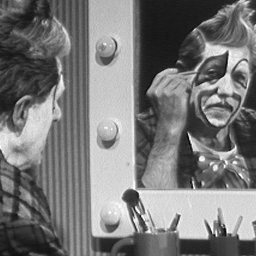
//> input picture data/cln1.bmp, 256 x 256 px
$ ./Lab_2   (built with g++ and OpenCV 4)
//> lines starting //> are read from the running program, lines starting //| are printed output that depends on the picture; after the words box and inside, x2 and y2 are one past the last pixel; in counts of white or black regions, pixels touching at a corner belong together
### Lab2/functions.h
//Comment the following line to use the C interface, uncomment to use the c++ interface
#define OPENCV_CPP_INTERFACE

#ifndef OPENCV_CPP_INTERFACE
#include "opencv/cv.h"
#include "opencv/highgui.h"
#else
#include "opencv2/opencv.hpp"
#endif

#include <cstdio>
#include <math.h>

#ifndef OPENCV_CPP_INTERFACE
//C interface function definition
void buildHistogram(IplImage * input,unsigned int * histogram);
void resetHistogram(unsigned int * histogram);
void visualizeHistogram(unsigned int * histogram);
void linearContrastStretch(IplImage * input, IplImage * output);
void gammaCorrection(IplImage * input, IplImage * output, double r);
void imageEqualization(IplImage * input, IplImage * output, unsigned int*histogram);
void convolution(IplImage * input, IplImage * output, float * kernel, int kernel_side);
#else
//C++ interface funciton definition
void buildHistogram(const cv::Mat & input, std::vector<unsigned int> & histogram);
void visualizeHistogram(const std::vector<unsigned int> & histogram);
void linearContrastStretch(const cv::Mat & input, cv::Mat & output);
void gammaCorrection(const cv::Mat & input, cv::Mat & output, const double r);
void imageEqualization(const cv::Mat & input, cv::Mat & output, std::vector<unsigned int> & histogram);
void convolution(const cv::Mat & input, cv::Mat & output, std::vector<float> & kernel, int kernel_side);
#endif

### Lab2/functions.cpp
#include "functions.h"
#ifndef OPENCV_CPP_INTERFACE
//C Interface Function implementation
void resetHistogram(unsigned int * histogram){
	for (int i = 0; i<256; i++)
		histogram[i] = 0;
}

void visualizeHistogram(unsigned int * histogram){
	int outMargin = 20;
	int binw = 4;
	int binh = 3;
	int wout = (255 * binw) + (outMargin * 2);
	int hout = (100 * binh) + (outMargin * 2);
	CvSize size;
	size.width = wout;
	size.height = hout;
	IplImage * image_out = cvCreateImage(size, IPL_DEPTH_8U, 3);
	//draw output
	cvSet(image_out, CV_RGB(255, 255, 255));
	//draw axes
	CvPoint pt1, pt2;
	int thickness = 1;
	pt1.x = outMargin;
	pt1.y = outMargin;
	pt2.x = outMargin;
	pt2.y = hout - outMargin;
	cvLine(image_out, pt1, pt2, CV_RGB(0, 0, 0), thickness);
	pt1.x = wout - outMargin;
	pt1.y = hout - outMargin;
	cvLine(image_out, pt1, pt2, CV_RGB(0, 0, 0), thickness);

	//draw histo
	thickness = CV_FILLED;
	unsigned int max = 0;
	for (int i = 0; i<255; i++){
		if (histogram[i]>max)max = histogram[i];
	}
	for (int i = 0; i<255; i++){
		if (histogram[i]>0){
			pt1.x = outMargin + (i*binw);
			pt1.y = hout - outMargin;
			pt2.x = pt1.x + binw;
			pt2.y = pt1.y - ((histogram[i] * 100 / max)*binh);
			cvRectangle(image_out, pt1, pt2, CV_RGB(255 - i, i / 3, i), thickness);
		}
	}

	//font init
	CvFont font;
	cvInitFont(&font, CV_FONT_HERSHEY_DUPLEX, 0.5f, 0.5f, 0, 2);
	pt1.x = outMargin;
	pt1.y = hout - (outMargin / 2);
	cvPutText(image_out, "0", pt1, &font, CV_RGB(0, 0, 0));
	pt1.x = wout - (1.5*outMargin);
	cvPutText(image_out, "255", pt1, &font, CV_RGB(0, 0, 0));

	//output visualization
	cvShowImage("Histogram", image_out);
	printf("Press any key to continue...\n");
	cvWaitKey();
	cvReleaseImage(&image_out);
	cvDestroyWindow("Histogram");
	return;
}


//TO DO for EXERCISE 0
void buildHistogram(IplImage * input, unsigned int * histogram){
	//====================EXERCISE 0========================
	//read the value of each pixel in the input image and increment by 1 the corresponding histogram bin
	//e.g. pixelvalue = 126 ---> histogram[126] = histogram[126]+1
}


//TO DO for EXERCISE 1
void linearContrastStretch(IplImage * input, IplImage * output){
	//====================EXERCISE 1=========================
	//find max and min pixel value in input
	//set each pixel in output following the formulation on the slide
}

//TO DO for EXERCISE 2
void gammaCorrection(IplImage * input, IplImage * output, double r){
	//====================EXERCISE 2=========================
	//set each pixel in output following the formulation on the slide
}

//TO DO for EXERCISE 3
void imageEqualization(IplImage * input, IplImage * output, unsigned int*histogram){
	//====================EXERCISE 3==========================
	//implement histogram equalization following the formulation on the slide

}

//TO DO for EXERCISE 4
void convolution(IplImage * input, IplImage * output, float * kernel, int kernel_side){
	//=====================EXERCISE 4==========================
	//apply the convolutional operation on each pixel of input using the passed kernel, save the result in output
}
#else
//C++ interface function definition
void visualizeHistogram(const std::vector<unsigned int> & histogram){
	int outMargin = 30;
	int binw = 4;
	int binh = 3;
	int wout = (255 * binw) + (outMargin * 2);
	int hout = (100 * binh) + (outMargin * 2) ;
	cv::Size size;
	size.width = wout;
	size.height = hout;
	cv::Mat image_out = cv::Mat(size, CV_8UC3);
	image_out = cv::Scalar(255, 255, 255);

	//draw axes
	cv::line(image_out, cv::Point(outMargin, outMargin), cv::Point(outMargin, hout - outMargin), cv::Scalar(0, 0, 0), 2);
	cv::line(image_out, cv::Point(wout - outMargin, hout - outMargin), cv::Point(outMargin, hout - outMargin), cv::Scalar(0, 0, 0), 2);

	//draw histogram bin
	unsigned int max = 0;
	for (int i = 0; i<255; i++){
		if (histogram[i]>max)max = histogram[i];
	}
	for (int i = 0; i < 256; i++) {
		if (histogram[i] > 0){
			cv::Point pt1(outMargin + (i*binw), hout - outMargin);
			cv::Point pt2(pt1.x + binw, pt1.y - ((histogram[i] * 100 / max)*binh));
			cv::rectangle(image_out, pt1, pt2, cv::Scalar(255 - i, i / 3, i), CV_FILLED);
		}
	}

	//add notes
	std::string left = "0";
	std::string right = "255";
	cv::putText(image_out, left, cv::Point(outMargin, hout - (outMargin / 2)), cv::FONT_HERSHEY_SIMPLEX, 0.5, cv::Scalar(0, 0, 0), 2);
	cv::putText(image_out, right, cv::Point(wout - (1.5*outMargin), hout - (outMargin / 2)), cv::FONT_HERSHEY_SIMPLEX, 0.5, cv::Scalar(0, 0, 0), 2);

	cv::imshow("histogram", image_out);
	std::cout << "Press any key to continue..." << std::endl;
	cv::waitKey();
	cv::destroyWindow("histogram");
}

//TO DO for EXERCISE 0
void buildHistogram(const cv::Mat& input, std::vector<unsigned int> & histogram){
	//====================EXERCISE 0========================
	//read the value of each pixel in the input image and increment by 1 the corresponding histogram cell
	//e.g. pixelvalue = 126 ---> histogram[126] = histogram[126]+1
	unsigned int pixelvalue;
	for(int x = 0; x < input.rows ; x++) {
	 for(int y = 0; y < input.cols ; y++) {
		 //printf("R: %d C: %d \n", x, y);
		 pixelvalue =input.at<uchar>(x,y);
		 //std::cout << pixelvalue << std::endl;
		 histogram[pixelvalue] ++;
	 }
	}
}

//TO DO for EXERCISE 1
void linearContrastStretch(const cv::Mat & input, cv::Mat & output){
	//====================EXERCISE 1=========================
	//find max and min pixel value in input
	//set each pixel in output following the formulation on the slide
	int max= input.at<uchar>(0,0),min=input.at<uchar>(0,0);
	for(int x = 0; x < input.rows ; x++) {
	 for(int y = 0; y < input.cols ; y++) {
		 if( max < (input.at<uchar>(x,y)))
			 max=input.at<uchar>(x,y);
		 if( min > (input.at<uchar>(x,y)))
			 min=input.at<uchar>(x,y);
	 }
	}
	for(int x = 0; x < input.rows ; x++) {
	 for(int y = 0; y < input.cols ; y++) {
		 output.at<uchar>(x,y)=(255*(input.at<uchar>(x,y)-min))/(max-min);
	 }
	}
}

//TO DO for EXERCISE 2
// [59 lines left out: functions gammaCorrection, imageEqualization, convolution, not called in this run]

#endif

### Lab2/Lab_2.cpp
#include "functions.h"

int main(int argc, char*argv[]){
#ifndef OPENCV_CPP_INTERFACE
	printf("*************************************************\n");
	printf("**                Histograms                   **\n");
	printf("*************************************************\n");

	//set in img_path the path to the image that you want to load
	char* imgPath= "../../data/pum1dim1.bmp";
	IplImage * source_image = 0;

	printf("Tryiing to open: %s\n", imgPath);
	source_image = cvLoadImage(imgPath,CV_LOAD_IMAGE_GRAYSCALE);

	//Check if the image is properly laoded
	if (source_image == NULL){
		printf("Unable to load image with file path: %s\n", imgPath);
		printf( "Ending execution..." );
		return 0;
	}

	//Show the original image and print some information
	cvShowImage("original", source_image);
	printf("Image %s succesfully loaded\n", imgPath);
	printf("Dimension: %dX%d\n",source_image->width, source_image->height);
	printf("Number of channels: %d\n", source_image->nChannels);
	printf("Step: %d\n", source_image->widthStep);
	printf("==========================================\n");

	//====================EXERCISE 0=================================
	//Create a vector of 256 elements initialized at zero to handle the image histogram
	printf("Going to build image histogram...\n");
	unsigned int histogram[256];
	resetHistogram(histogram);
	buildHistogram(source_image, histogram);
	//===============================================================

	//show the histogram created
	visualizeHistogram(histogram);

	bool exit = false;
	while (!exit){
		int choice = 0;
		printf("\nWhat do you want to do: 1)linear contrast stretch 2)gamma correction 3)equalization 4)convolution 5)exit\n");
		printf("Enter you choice: ");
		scanf("%d", &choice);

		if (choice == 1){
			//==========================EXERCISE 1==========================
			//Apply linear contrast stretch
			printf( "Going to apply linear contrast stretch...\n");
			IplImage * linear_constrast = cvCreateImage(cvGetSize(source_image), source_image->depth, source_image->nChannels);
			linearContrastStretch(source_image, linear_constrast);
			//==============================================================

			//Show strectched image
			cvShowImage("Linear Contrast Stretch", linear_constrast);
			unsigned int linear_histogram[256];
			resetHistogram(linear_histogram);
			buildHistogram(linear_constrast, linear_histogram);
			visualizeHistogram(linear_histogram);
			cvDestroyWindow("Linear Contrast Stretch");
		}
		else if (choice == 2){
			//==========================EXERCISE 2==========================
			//Apply gamma correction
			printf("Going to apply gamma correction...\n");
			double r = 0.5;
			IplImage * gamma_corrected = cvCreateImage(cvGetSize(source_image), source_image->depth, source_image->nChannels);
			gammaCorrection(source_image, gamma_corrected, r);
			//==============================================================

			//Show gamma corrected image
			cvShowImage("Gamma corrected", gamma_corrected);
			unsigned int gamma_histogram[256];
			resetHistogram(gamma_histogram);
			buildHistogram(gamma_corrected, gamma_histogram);
			visualizeHistogram(gamma_histogram);
			cvDestroyWindow("Gamma corrected");
		}
		else if (choice == 3){
			//==========================EXERCISE 3==========================
			//Apply histogram equalization
			printf("Going to apply histogram equalization...\n");
			IplImage * equalized = cvCreateImage(cvGetSize(source_image), source_image->depth, source_image->nChannels);
			imageEqualization(source_image, equalized, histogram);
			//==============================================================

			//Show equalized image
			cvShowImage("Equalized", equalized);
			unsigned int equalized_histogram[256];
			resetHistogram(equalized_histogram);
			buildHistogram(equalized, equalized_histogram);
			visualizeHistogram(equalized_histogram);
			cvDestroyWindow("Equalized");
		}
		else if (choice == 4){
			//==========================EXERCISE 4==========================
			//Apply convolutional kernel
			printf("Going to apply histogram equalization...\n");
			IplImage * convolved = cvCreateImage(cvGetSize(source_image), source_image->depth, source_image->nChannels);
			int kernel_side = 3;
			//uncomment only one of the two kernel at time
			float kernel[9] = { 1/16.0, 2/16.0, 1/16.0, 2/16.0, 4/16.0, 2/16.0, 1/16.0, 2/16.0, 1/16.0 };
			//float kernel[9] = { 0, 1, 0, 1, -4, 1, 0, 1, 0 };
			convolution(source_image, convolved, kernel,kernel_side);
			//==============================================================

			//Show convolved image
			cvShowImage("convolved", convolved);
			unsigned int convolved_histogram[256];
			resetHistogram(convolved_histogram);
			buildHistogram(convolved, convolved_histogram);
			visualizeHistogram(convolved_histogram);
			cvDestroyWindow("convolved");
		}
		else if (choice == 5){
			exit = true;
		} else {
			printf("Unrecognized Option...\n");
		}
	}
	printf("Bye Bye...");
#else
	std::cout << "*************************************************" << std::endl;
	std::cout << "**                Histograms                   **" << std::endl;
	std::cout << "*************************************************" << std::endl;

	//set in img_path the path to the image that you want to load
	std::string img_path = "../../data/cln1.bmp";
	std::cout << "Trying to open: '" << img_path << "'..." << std::endl;

	//load source image
	cv::Mat source_image = cv::imread(img_path, CV_LOAD_IMAGE_GRAYSCALE);
//> source_image is the input picture: 256 rows x 256 cols, CV_8UC1; min 3, max 255, mean 120.3

	//Check if the image is properly loaded
	if (source_image.data == NULL){
		std::cout << "Unable to load image with file path: " << img_path << std::endl;
		std::cout << "Ending execution..." << std::endl;
		return 0;
	}

	//Show the original image and print some information
	cv::imshow("original", source_image);
	std::cout << "Image " << img_path << " succesfully loaded." << std::endl;
	std::cout << "Dimension: " << source_image.cols << "X" << source_image.rows << std::endl;
//| Dimension: 256X256
	std::cout << "Number of Channels: " << source_image.channels() << std::endl;
//| Number of Channels: 1
	std::cout << "Step: " << source_image.step << std::endl;
//| Step: 256
	std::cout << "===========================================" << std::endl;

	//====================EXERCISE 0=================================
	//Create a vector of 256 elements initialized at zero to handle the image histogram
	std::cout << "Going to build image histogram..." << std::endl;
	std::vector<unsigned int> histogram(256, 0);
	buildHistogram(source_image, histogram);
//> the loop in buildHistogram, `for(int x = 0; x < input.rows ; x++)` made 256 passes
//> pixelvalue on passes 1 to 3: 45, 47, 47
//> after the loop in buildHistogram, `for(int x = 0; x < input.rows ; x++)`: pixelvalue = 59; histogram = 256 values, max 721 at index 27, min 0 at index 0, mean 256
	//===============================================================

	//show the histogram created
	visualizeHistogram(histogram);
//> in visualizeHistogram, `cv::line(image_out, cv::Point(outMargin, outMargin), cv::Point(outMarg..`:
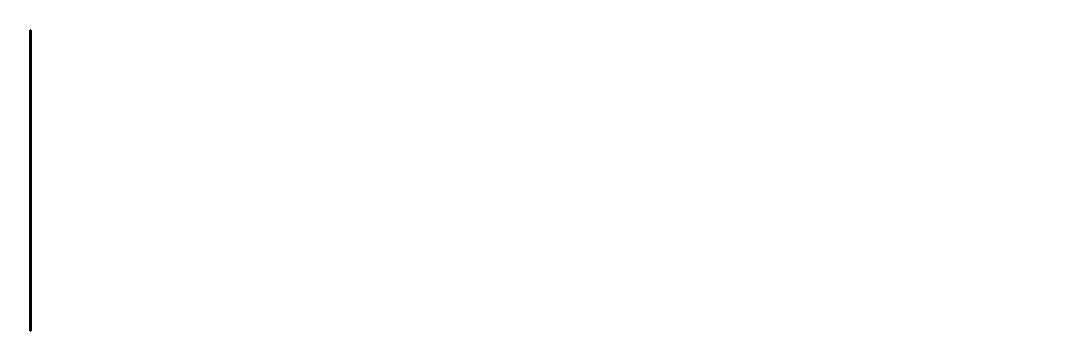
//> image_out: 360 rows x 1080 cols, CV_8UC3; 99.8% white; 1 black region, box (x1, y1, x2, y2) and area: (29, 29, 32, 332) 905
//> in visualizeHistogram, `cv::line(image_out, cv::Point(wout - outMargin, hout - outMargin), cv:..`:
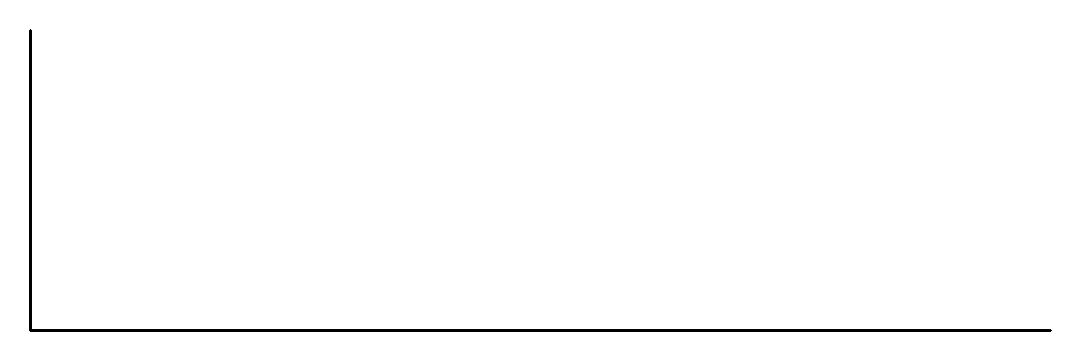
//> image_out: 360 rows x 1080 cols, CV_8UC3; 99% white; 1 black region, box (x1, y1, x2, y2) and area: (29, 29, 1052, 332) 3964
//> the loop in visualizeHistogram, `for (int i = 0; i<255; i++)` made 255 passes
//> max on passes 4, 7, 13, 16, 17, 19, 21, 22: 1, 2, 5, 8, 13, 16, 24, 42
//> after the loop in visualizeHistogram, `for (int i = 0; i<255; i++)`: max = 721
//> the loop in visualizeHistogram, `for (int i = 0; i < 256; i++)` made 256 passes
//> pt2 on passes 4, 5, 6, 7, 9, 10, 11, 12: Point(46, 330), Point(50, 330), Point(54, 330), Point(58, 330), Point(66, 330), Point(70, 330), Point(74, 330), Point(78, 330)
//> after the loop in visualizeHistogram, `for (int i = 0; i < 256; i++)`:
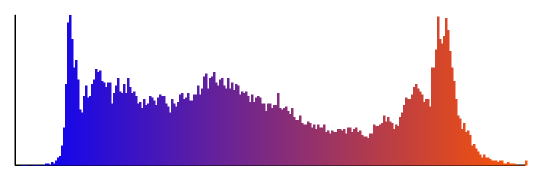
//> image_out: 360 rows x 1080 cols, CV_8UC3 (shown at 1/2 size); mean B, G, R 219.6, 192.7, 215.6
//> in visualizeHistogram, `cv::putText(image_out, right, cv::Point(wout - (1.5*outMargin), hout -..`:
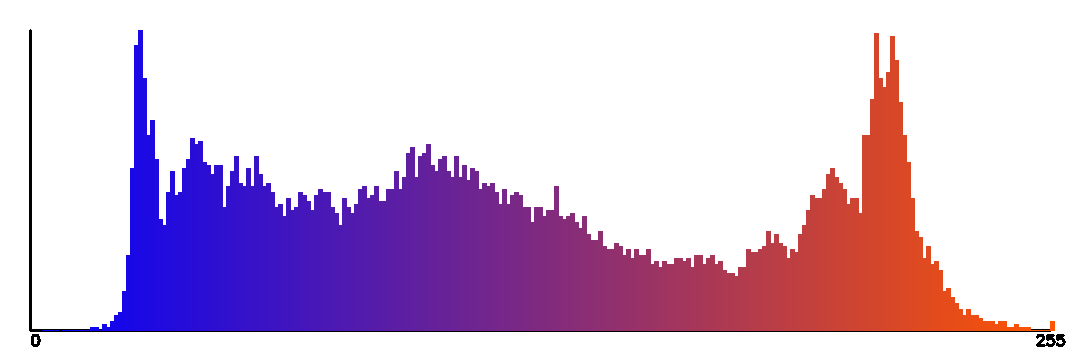
//> image_out: 360 rows x 1080 cols, CV_8UC3; mean B, G, R 219.4, 192.5, 215.3

	bool exit = false;
	while (!exit){
		int choice=0;
		std::cout << std::endl<<"What do you want to do: 1)linear contrast stretch 2)gamma correction 3)equalization 4)convolution 5)exit" << std::endl;
		std::cout << "Enter you choice: ";
		std::cin >> choice;
//> the answer given: 1

		if (choice == 1){
			//==========================EXERCISE 1==========================
			//Apply linear contrast stretch
			std::cout << "Going to apply linear contrast stretch..." << std::endl;
			cv::Mat linear_constrast = cv::Mat::zeros(source_image.size(), source_image.type());
			linearContrastStretch(source_image, linear_constrast);
//> in linearContrastStretch, `int max= input.at<uchar>(0,0),min=input.at<uchar>(0,0);`: max = 53
//> the loop in linearContrastStretch, `for(int x = 0; x < input.rows ; x++)` made 256 passes
//> (max, min) on passes 1 to 3: (214, 27), (214, 26), (234, 25)
//> after the loop in linearContrastStretch, `for(int x = 0; x < input.rows ; x++)`: max = 255; min = 3
			//==============================================================

			//Show strectched image
			cv::imshow("Linear Contrast Stretch", linear_constrast);
			std::vector<unsigned int> linear_histogram(256, 0);
			buildHistogram(linear_constrast, linear_histogram);
//> the loop in buildHistogram (call 2), `for(int x = 0; x < input.rows ; x++)` made 256 passes
//> pixelvalue on passes 1 to 3: 42, 44, 44
//> linear_histogram = 256 values, max 721 at index 24, min 0 at index 4, mean 256
			visualizeHistogram(linear_histogram);
//> the loop in visualizeHistogram (call 2), `for (int i = 0; i<255; i++)` made 255 passes
//> after the loop in visualizeHistogram (call 2), `for (int i = 0; i<255; i++)`: max = 721
//> the loop in visualizeHistogram (call 2), `for (int i = 0; i < 256; i++)` made 256 passes
//> pt2 on passes 1, 2, 3, 4, 6, 7, 8, 9: Point(34, 330), Point(38, 330), Point(42, 330), Point(46, 330), Point(54, 330), Point(58, 330), Point(62, 330), Point(66, 330)
//> after the loop in visualizeHistogram (call 2), `for (int i = 0; i < 256; i++)`:
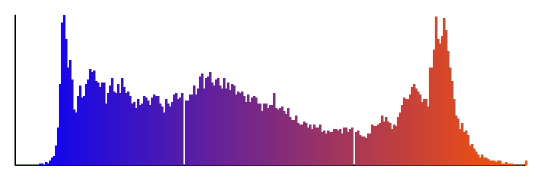
//> image_out: 360 rows x 1080 cols, CV_8UC3 (shown at 1/2 size); mean B, G, R 220.1, 192.4, 214.9
//> in visualizeHistogram (call 2), `cv::putText(image_out, right, cv::Point(wout - (1.5*outMargin), hout -..`:
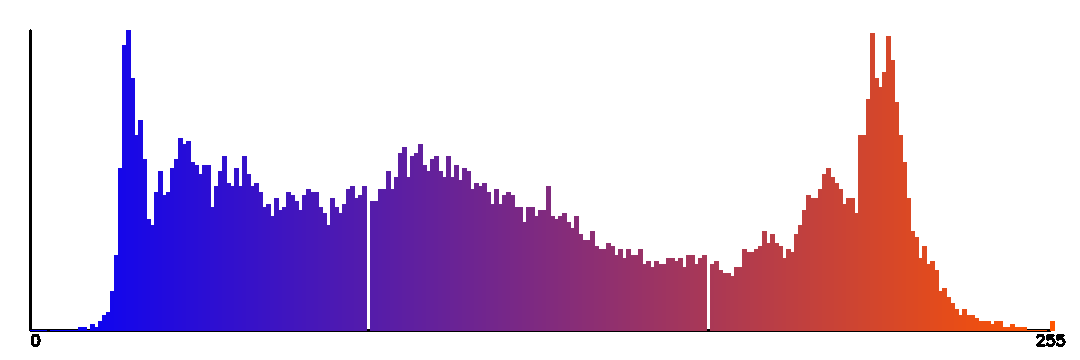
//> image_out: 360 rows x 1080 cols, CV_8UC3; mean B, G, R 219.9, 192.2, 214.7
			cv::destroyWindow("Linear Contrast Stretch");
		}
		else if (choice == 2) {
			//=========================EXERCISE 2===========================
			//Apply gamma correction
			std::cout << "Going to apply gamma correction..." << std::endl;
			cv::Mat gamma_correction = cv::Mat::zeros(source_image.size(), source_image.type());
			double r = 1.5;
			gammaCorrection(source_image, gamma_correction, r);
			//==============================================================

			//Show gamma corrected image
			cv::imshow("Gamma corrected", gamma_correction);
			std::vector<unsigned int> gamma_histogram(256, 0);
			buildHistogram(gamma_correction, gamma_histogram);
			visualizeHistogram(gamma_histogram);
			cv::destroyWindow("Gamma corrected");
		}
		else if (choice == 3){
			//=========================EXERCISE 3===========================
			//Apply histogram equalization
			std::cout << "Going to apply histogram equalization..." << std::endl;
			cv::Mat equalized = cv::Mat::zeros(source_image.size(), source_image.type());
			imageEqualization(source_image, equalized,histogram);
			//==============================================================

			//Show equalized image
			cv::imshow("Equalized", equalized);
			std::vector<unsigned int> equalized_histogram(256, 0);
			buildHistogram(equalized, equalized_histogram);
			visualizeHistogram(equalized_histogram);
			cv::destroyWindow("Equalized");
		}
		else if (choice == 4){
			//=========================EXERCISE 4===========================
			//Apply convolution
			std::cout << "Going to apply histogram convolutional filters on the image..." << std::endl;
			int kernel_side = 3; // kernel side size
			std::vector<float> kernel(kernel_side*kernel_side);
			//uncomment only one of the two kernel at time
			//float k[9] = { 1/16.0, 2/16.0, 1/16.0, 2/16.0, 4/16.0, 2/16.0, 1/16.0, 2/16.0, 1/16.0 }; //blur 3x3
			//float k[25] = {2/159.0, 4/159.0 ,5/159.0, 4/159.0, 2/159.0, 4/159.0, 9/159.0, 12/159.0, 9/159.0, 4/159.0, 5/159.0, 12/159.0, 15/159.0, 12/159.0, 5/159.0, 4/159.0, 9/159.0, 12/159.0, 9/159.0, 4/159.0, 2/159.0, 4/159.0, 5/159.0, 4/159.0, 2/159.0}; // blur 5x5
			float k[9] = { 0, 1, 0, 1, -4, 1, 0, 1, 0 }; // edje detection 3x3
			//float k[25] = { 0,0,1,0,0,0,1,2,1,0,1,2,-16,2,1,0,1,2,1,0,0,0,1,0,0 }; // edje detection 5x5
			kernel.assign(k,k+ kernel_side*kernel_side);
			cv::Mat convolved = cv::Mat::zeros(source_image.size(), source_image.type());
			convolution(source_image, convolved, kernel,kernel_side);
			//==============================================================

			//Show convolved image
			cv::imshow("Convolved", convolved);
			std::vector<unsigned int> convolved_histogram(256, 0);
			buildHistogram(convolved, convolved_histogram);
			visualizeHistogram(convolved_histogram);
			cv::destroyWindow("Convolved");
		}
		else if (choice == 5){
			exit = true;
		}
		else {
			std::cout << "Unrecognized option" << std::endl;
		}
	}
	std::cout << "Bye Bye..." << std::endl;
#endif
}
